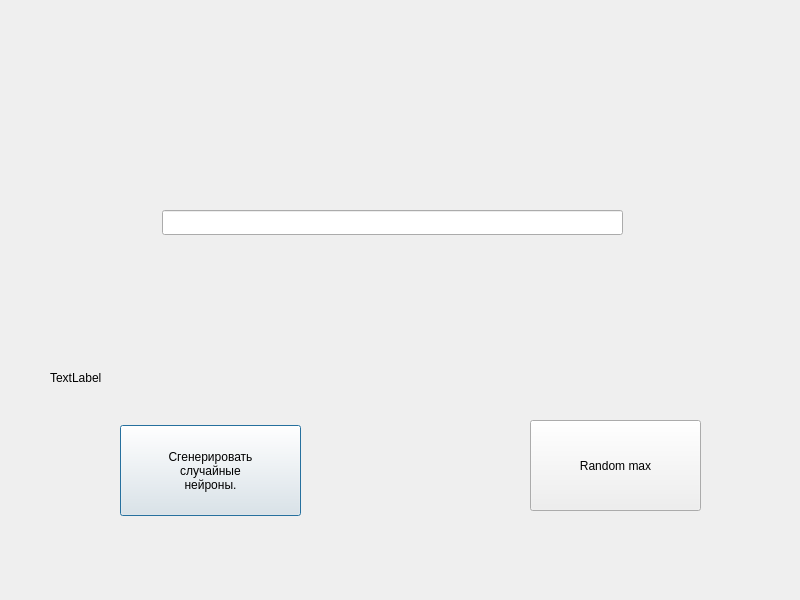
<?xml version="1.0" encoding="UTF-8"?>
<ui version="4.0">
 <class>Dialog</class>
 <widget class="QDialog" name="Dialog">
  <property name="geometry">
   <rect>
    <x>0</x>
    <y>0</y>
    <width>800</width>
    <height>600</height>
   </rect>
  </property>
  <property name="windowTitle">
   <string>Dialog</string>
  </property>
  <widget class="QPushButton" name="pushButton">
   <property name="geometry">
    <rect>
     <x>120</x>
     <y>425</y>
     <width>181</width>
     <height>91</height>
    </rect>
   </property>
   <property name="text">
    <string>Сгенерировать 
случайные
нейроны.</string>
   </property>
  </widget>
  <widget class="QLabel" name="label">
   <property name="geometry">
    <rect>
     <x>50</x>
     <y>357</y>
     <width>251</width>
     <height>41</height>
    </rect>
   </property>
   <property name="text">
    <string>TextLabel</string>
   </property>
  </widget>
  <widget class="QPushButton" name="pushButton_2">
   <property name="geometry">
    <rect>
     <x>530</x>
     <y>420</y>
     <width>171</width>
     <height>91</height>
    </rect>
   </property>
   <property name="text">
    <string>Random max</string>
   </property>
  </widget>
  <widget class="QLineEdit" name="lineEdit">
   <property name="geometry">
    <rect>
     <x>162</x>
     <y>210</y>
     <width>461</width>
     <height>25</height>
    </rect>
   </property>
  </widget>
 </widget>
 <resources/>
 <connections/>
</ui>
